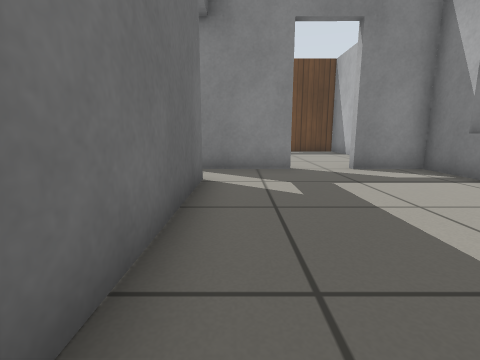
[1] (above)

16 first-person views from a walk through a robot-simulator world made for Gazebo. The camera is 0.5 m above the floor, tilts 10° down and sees 85° across. The floor is counted in squares, 0.5 m on a side. Each view is taken from the middle of a square. On the plan, view 1 faces up. The plan holds only what a view shows up to about 11 squares ahead; the rest is blank. Simple patterns stand in for the simulator's built-in surfaces.

[2]
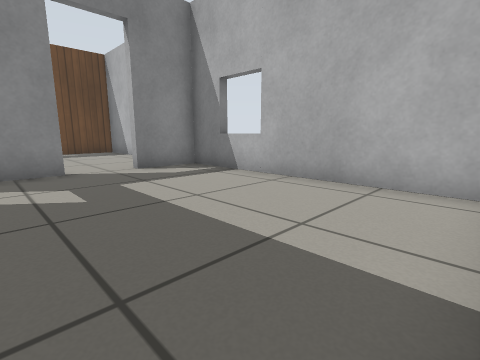

[3]
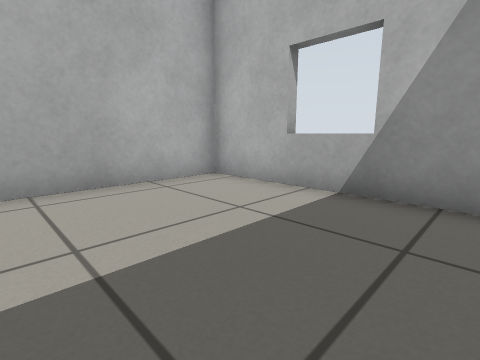

[4]
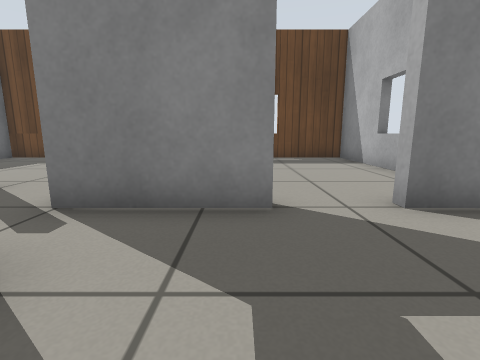

[5]
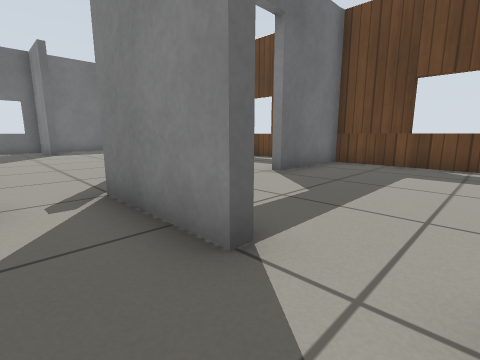

[6]
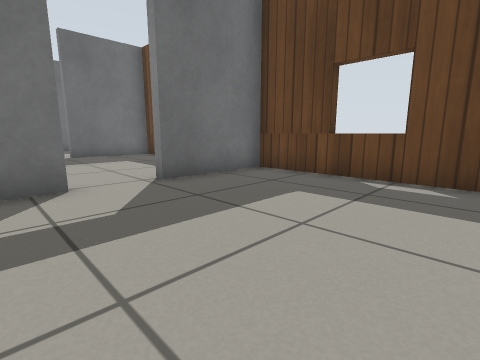

[7]
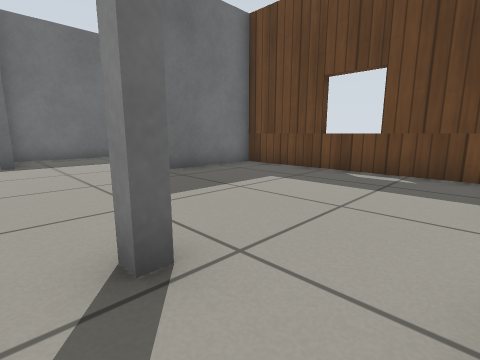

[8]
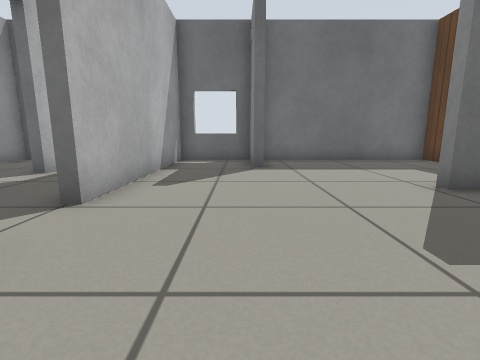

[9]
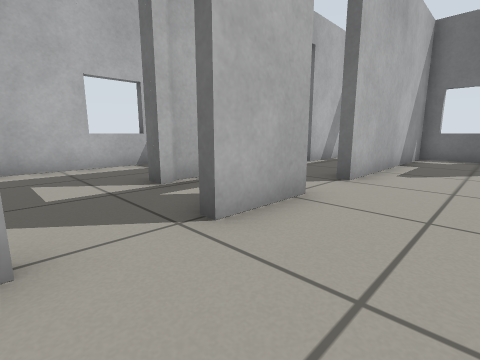

[10]
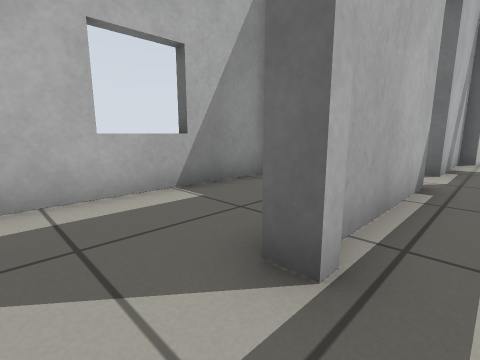

[11]
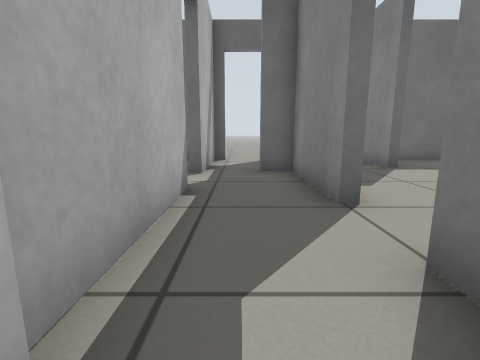

[12]
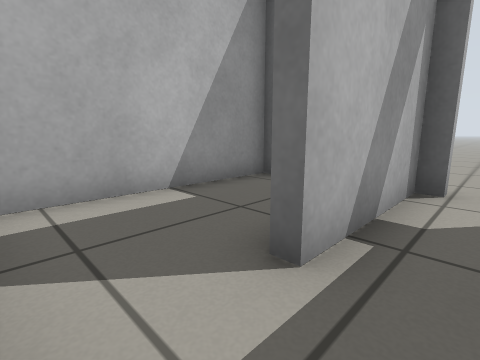

[13]
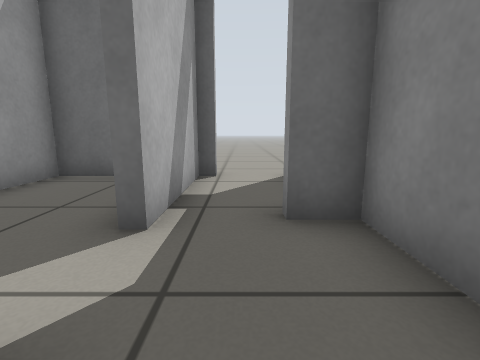

[14]
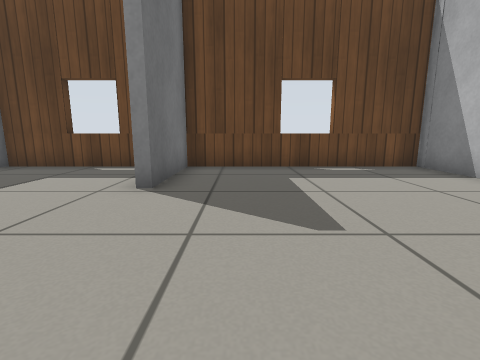

[15]
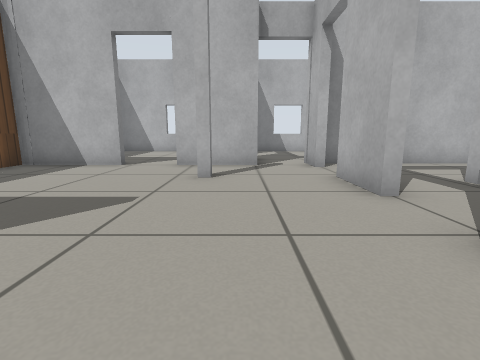

[16]
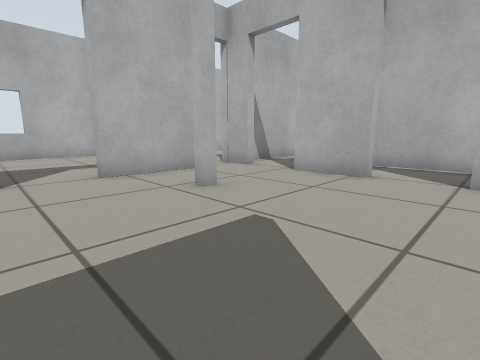

### Floor plan
Points are (right, up) in squares from view 1. A wall is a line through its corners. A room is listed if a view was taken in it or the views show most of it. See-through windows are left out.
Room 1 (views 1, 2, 3, 4, 5)
walls: (0.1, -0.3) (5.2, -0.3) (5.2, 7.4) (3.1, 7.4); (-0.8, 5.7) (-0.8, 0.7); (1.5, 7.4) (-1.6, 7.4)
ways out: open door at (2.3, 7.7) to room 2
Room 2 (view 6)
walls: (-1.3, 10.1) (-1.3, 9.1); (5.2, 9) (5.2, 15.1) (-1.3, 15.1) (-1.3, 11.8)
ways out: open door at (2.3, 7.7) to room 1; open door at (-1.3, 10.7) to room 3
Room 3 (views 7, 8, 9, 14, 15, 16)
walls: (-4.1, 9) (-3.6, 9); (-11.7, 8.4) (-14.2, 8.4) (-14.2, 5.7) (-7.6, 5.7); (-3.6, 8.7) (-4.1, 8.7); (-5.9, 5.7) (-3.9, 5.7); (-10.2, 15.1) (-14.2, 15.1) (-14.2, 8.9); (-1.6, 11.8) (-1.6, 15.1); (-1.6, 7.4) (-1.6, 10.1); (-2.1, 5.7) (-0.8, 5.7); (-1.5, 15.1) (-8.6, 15.1) (-8.6, 11.8) (-9, 11.8)
ways out: open door at (-1.3, 10.7) to room 2; open door at (-2, 6) to room 4; open door at (-6.7, 5.7) to room 5; open door at (-5, 4.5) to room 5
Room 4 (views 10, 11)
walls: (-4.5, 3.2) (-4.5, 2.6); (-1.1, 0.2) (-1.1, 5.1); (-8.2, -0.3) (-2.2, -0.3)
ways out: open door at (-2, 6) to room 3
Room 5 (views 12, 13)
walls: (-8.9, 3) (-4.9, 3); (-7.6, 5.4) (-10.9, 5.4); (-14.2, 3) (-10.6, 3); (-5.4, 5.4) (-5.9, 5.4)
ways out: open door at (-6.7, 5.7) to room 3; open door at (-5, 4.5) to room 3; open door at (-9.5, 3) to room 6; open door at (-14, 4.5)
Room 6 (no view inside)
walls: (-14.2, 2.2) (-14.2, -0.3) (-9.1, -0.3)
ways out: open door at (-9.5, 3) to room 5

Positions as (right, up) in squares from view 1, and headings:
1: (0, 0), facing up
2: (0, 0), facing up-right
3: (0, 4), facing down-right
4: (1, 4), facing up
5: (3, 6), facing up-left
6: (4, 9), facing up-left
7: (-2, 8), facing up-left
8: (-4, 8), facing left
9: (-2, 8), facing down-left
10: (-3, 4), facing down-left
11: (-4, 4), facing left
12: (-9, 4), facing down-left
13: (-8, 4), facing left
14: (-7, 7), facing up
15: (-10, 8), facing right
16: (-8, 12), facing down-right
